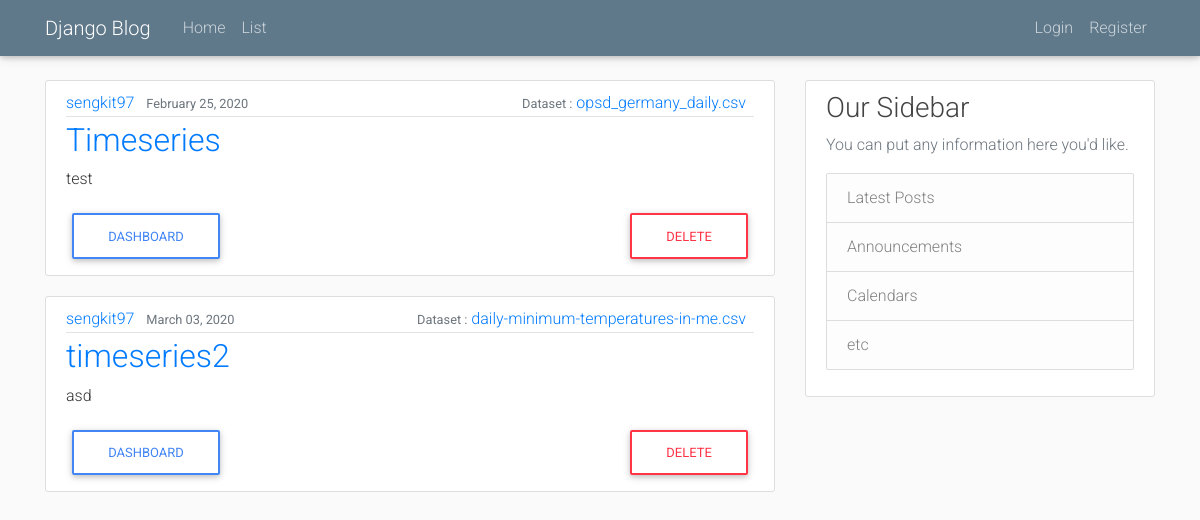
The page /project/list on the database as committed earlier.
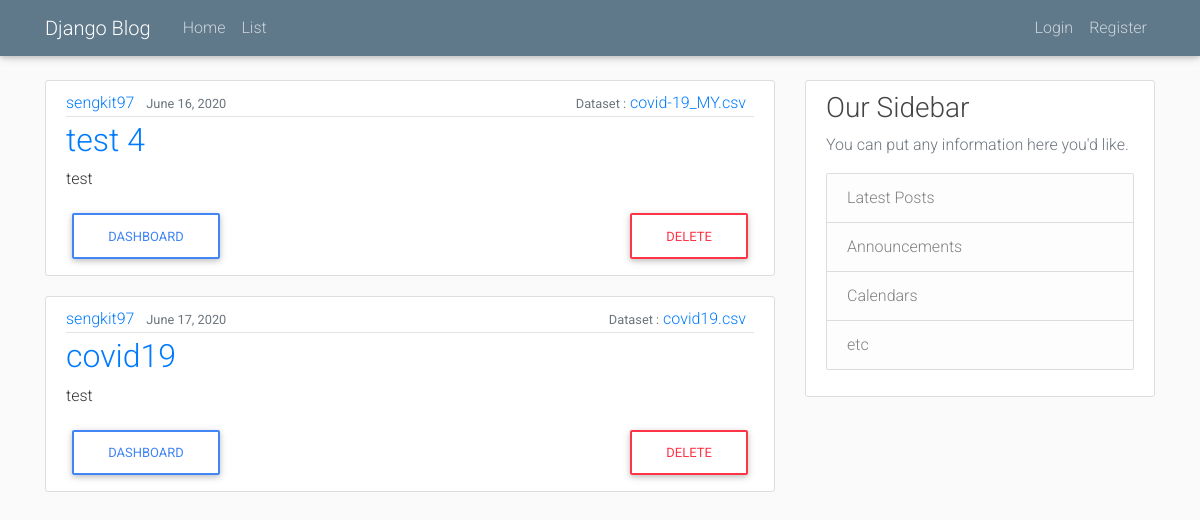
The same page on the database as committed later.
### project/models.py (models this page shows, shortened)
class Project(models.Model):
    title = models.CharField(max_length=200)
    description = models.TextField(max_length=150)
    pub_date = models.DateTimeField(default=timezone.now)
    author = models.ForeignKey(User, on_delete=models.CASCADE)

class Dataset(models.Model):
    dataset = models.FileField(upload_to='datasets/',default="")
    project = models.OneToOneField(Project, on_delete=models.CASCADE)
    title = models.CharField(max_length=100)
    columns = models.TextField()
    size = models.CharField(max_length=100)
    def __str__(self):
        return self.title

### project/views.py (the view)
# urls.py: path('list',views.ProjectListView.as_view(), name='list'),
class ProjectListView(ListView):
    model = Project
    template_name = 'project/list.html'
    context_object_name = 'projects'
    paginate_by = 5

### templates/project/list.html (shortened to what this page needs)
{% extends "base.html" %}
{% block content %}
	{% for project in projects %}
	<article class="media content-section">
	<div class="media-body">
		<div class="article-metadata">
		<a class="mr-2" href="#">{{ project.author }}</a>
		<small class="text-muted">{{ project.pub_date|date:"F d, Y" }}</small>
		<div class="float-right">
			<small class="text-muted">Dataset :</small>
			<a class="mr-2" href="{% url 'project:read' project.id %}">{{ project.dataset }}</a>
		</div>
		</div>
		<h2><a class="articlecle-title" href="{% url 'project:plot-list' project.id %}">{{ project.title }}</a></h2>
		<p class="article-content">{{ project.description }}</p>
		<a class=" btn btn-outline-primary" href="{% url 'project:dashboard' project.id %}">Dashboard</a>
		<a class="float-right btn btn-outline-danger" href="{% url 'project:project-delete' project.id %}">Delete</a>
	</div>
	</article>
	{% endfor %}
{% endblock %}

Rows that differ between the two databases and show on the page:
removed Project: author "sengkit97", pub_date "February 25, 2020", dataset "opsd_germany_daily.csv", title "Timeseries", description "test"
removed Project: author "sengkit97", pub_date "March 03, 2020", dataset "daily-minimum-temperatures-in-me.csv", title "timeseries2", description "asd"
added Project: author "sengkit97", pub_date "June 16, 2020", dataset "covid-19_MY.csv", title "test 4", description "test"
added Project: author "sengkit97", pub_date "June 17, 2020", dataset "covid19.csv", title "covid19", description "test"
